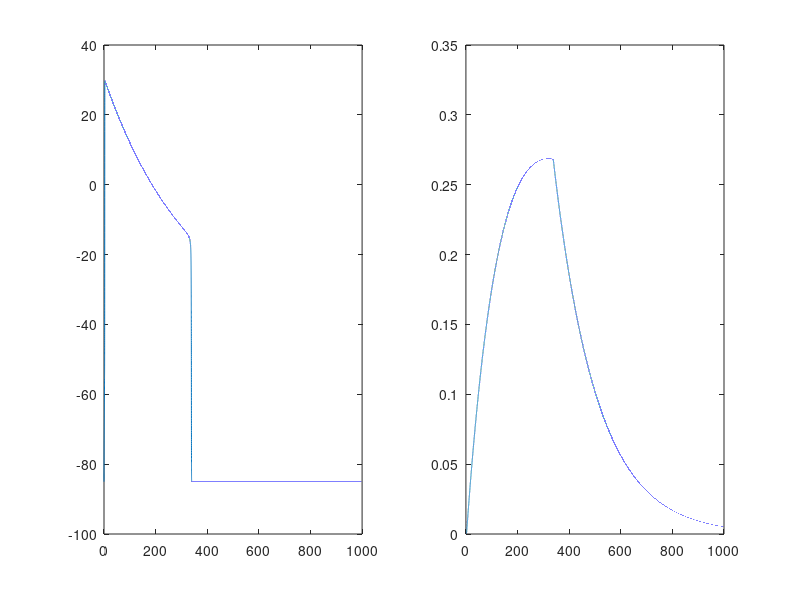

Here is the MATLAB script that generated this plot:
clear all
close all
 
t=linspace(0,1000,100001);

% parameters of simone modified

a=1.4e-3;

c2=0.1;
b=0.013/5;
d=2.30; %1

% parameters of dimension model

Vr=-85;
Vm=30;
Vd=Vm-Vr;
Vu=-57.6;

% computed parameters

mu1=a;
mu2=c2*100;
mu3=b;
mu4=d;


V(1)=Vr;
w(1)=0.0;
 
counter=1;
 
tau=t(2)-t(1);
 
f=@(t)(t<=2.0);
 
for i=2:length(t)
    
        Vold=V(i-1);
        wold=w(i-1);
        
        V_norm=(Vold-Vr)/Vd;
        
        Iapp=35*f(t(i-1));
        
        Vnew=Vold+tau*(Iapp-mu1*(Vold-Vr)*(Vold-Vm)*(Vold-Vu) -mu2*wold*(Vold-Vr));
        wnew=wold+tau*mu3*(V_norm-mu4*wold);


  
        V(i)=Vnew;
        w(i)=wnew;
        counter=counter+1;

    
end
 

subplot(1,2,1)
plot(t,V);

subplot(1,2,2)
plot(t,w);

